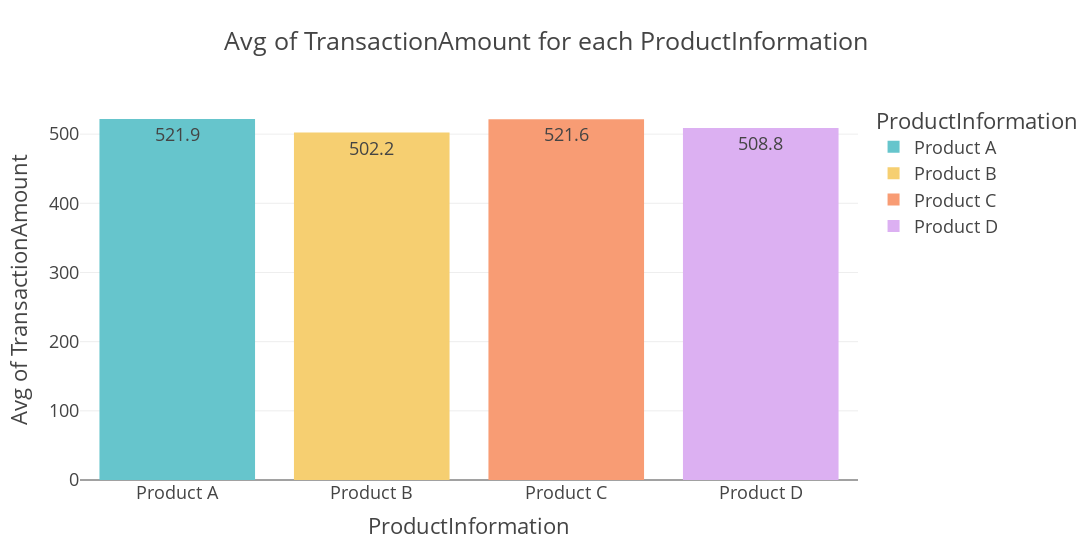

Notebook code for this chart:
### Code cell
dff=df.groupby("ProductInformation").aggregate({"TransactionAmount":np.mean}).reset_index().rename(columns={"TransactionAmount":"Avg_of_TransactionAmount"})
fig=px.bar(data_frame=dff,
          x="ProductInformation",
          y="Avg_of_TransactionAmount",
          color="ProductInformation",
          color_discrete_sequence=px.colors.qualitative.Pastel,
          title="Avg of TransactionAmount for each ProductInformation",
          width=1400,
          text="Avg_of_TransactionAmount",
          template="presentation",
          labels={"Avg_of_TransactionAmount":"Avg of TransactionAmount"})
fig.update_layout(showlegend=True)
fig.update_traces(texttemplate="%{text:0.4}")
display(dff)
fig.show()

### Figure 1 — Plotly figure (JSON) as saved in the notebook; plotly's stock layout.template omitted (floating-point values rounded to 4 significant figures)
{"data": [{"alignmentgroup": "True", "hovertemplate": "ProductInformation=%{x}<br>Avg of TransactionAmount=%{text}<extra></extra>", "legendgroup": "Product A", "marker": {"color": "rgb(102, 197, 204)", "pattern": {"shape": ""}}, "name": "Product A", "offsetgroup": "Product A", "orientation": "v", "showlegend": true, "text": [521.9], "textposition": "auto", "texttemplate": "%{text:0.4}", "type": "bar", "x": ["Product A"], "xaxis": "x", "y": [521.9], "yaxis": "y"}, {"alignmentgroup": "True", "hovertemplate": "ProductInformation=%{x}<br>Avg of TransactionAmount=%{text}<extra></extra>", "legendgroup": "Product B", "marker": {"color": "rgb(246, 207, 113)", "pattern": {"shape": ""}}, "name": "Product B", "offsetgroup": "Product B", "orientation": "v", "showlegend": true, "text": [502.2], "textposition": "auto", "texttemplate": "%{text:0.4}", "type": "bar", "x": ["Product B"], "xaxis": "x", "y": [502.2], "yaxis": "y"}, {"alignmentgroup": "True", "hovertemplate": "ProductInformation=%{x}<br>Avg of TransactionAmount=%{text}<extra></extra>", "legendgroup": "Product C", "marker": {"color": "rgb(248, 156, 116)", "pattern": {"shape": ""}}, "name": "Product C", "offsetgroup": "Product C", "orientation": "v", "showlegend": true, "text": [521.6], "textposition": "auto", "texttemplate": "%{text:0.4}", "type": "bar", "x": ["Product C"], "xaxis": "x", "y": [521.6], "yaxis": "y"}, {"alignmentgroup": "True", "hovertemplate": "ProductInformation=%{x}<br>Avg of TransactionAmount=%{text}<extra></extra>", "legendgroup": "Product D", "marker": {"color": "rgb(220, 176, 242)", "pattern": {"shape": ""}}, "name": "Product D", "offsetgroup": "Product D", "orientation": "v", "showlegend": true, "text": [508.8], "textposition": "auto", "texttemplate": "%{text:0.4}", "type": "bar", "x": ["Product D"], "xaxis": "x", "y": [508.8], "yaxis": "y"}], "layout": {"barmode": "relative", "legend": {"title": {"text": "ProductInformation"}, "tracegroupgap": 0}, "showlegend": true, "title": {"text": "Avg of TransactionAmount for each ProductInformation"}, "width": 1400, "xaxis": {"anchor": "y", "categoryarray": ["Product A", "Product B", "Product C", "Product D"], "categoryorder": "array", "domain": [0, 1], "title": {"text": "ProductInformation"}}, "yaxis": {"anchor": "x", "domain": [0, 1], "title": {"text": "Avg of TransactionAmount"}}}}
